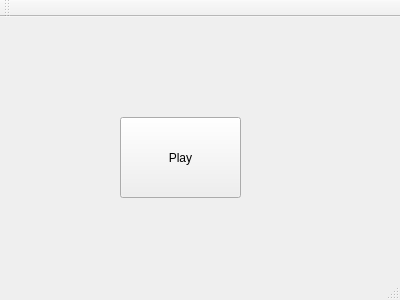
<?xml version="1.0" encoding="UTF-8"?>
<ui version="4.0">
 <class>MainWindow</class>
 <widget class="QMainWindow" name="MainWindow">
  <property name="geometry">
   <rect>
    <x>0</x>
    <y>0</y>
    <width>400</width>
    <height>300</height>
   </rect>
  </property>
  <property name="windowTitle">
   <string>MainWindow</string>
  </property>
  <widget class="QWidget" name="centralWidget">
   <widget class="QPushButton" name="PushPlay">
    <property name="geometry">
     <rect>
      <x>120</x>
      <y>100</y>
      <width>121</width>
      <height>81</height>
     </rect>
    </property>
    <property name="text">
     <string>Play</string>
    </property>
   </widget>
  </widget>
  <widget class="QMenuBar" name="menuBar">
   <property name="geometry">
    <rect>
     <x>0</x>
     <y>0</y>
     <width>400</width>
     <height>17</height>
    </rect>
   </property>
  </widget>
  <widget class="QToolBar" name="mainToolBar">
   <attribute name="toolBarArea">
    <enum>TopToolBarArea</enum>
   </attribute>
   <attribute name="toolBarBreak">
    <bool>false</bool>
   </attribute>
  </widget>
  <widget class="QStatusBar" name="statusBar"/>
 </widget>
 <layoutdefault spacing="6" margin="11"/>
 <resources/>
 <connections/>
</ui>
